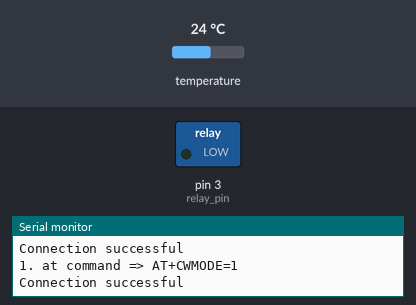
The sketch below on a simulated Arduino Uno, built with avr-gcc and run on an emulated ATmega328P. Shown: switched loads named in the sketch (green lamp = pin HIGH), the last lines printed to the serial monitor. Inputs (shaded band) come from the test bench; at power-on: temperature 24 °C. The modem accepts every AT command (registered, SIM ready, sends succeed) and sends nothing else.

Above: at 0.1 s.
At 1.3 s:
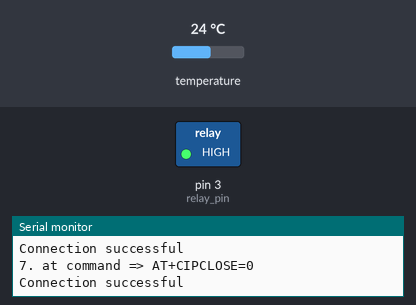
Timing chart, 0 to 2.8 s (numbered marks = the images above):
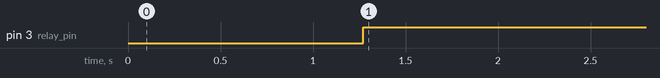

Measured:
- by itself, pin 3 (relay_pin): LOW → HIGH at 1.3 s

The sketch:

heat_mat_controller.ino
```cpp
#include <OneWire.h>               // OneWire library for temperature sensor
#include <DallasTemperature.h>     // Dallas DS18B20 sensor library
#include <SoftwareSerial.h>        // Software serial for ESP8266 communication

// Pin and network configuration
#define ONE_WIRE_BUS 2            // DS18B20 data pin connected to Arduino pin 2
OneWire oneWire(ONE_WIRE_BUS);
DallasTemperature sensors(&oneWire);
SoftwareSerial esp8266(4, 5);     // RX=4, TX=5 for ESP8266 module
#define relay_pin 3               // Relay control pin on Arduino (digital pin 3)

// WiFi credentials and ThingSpeak settings
String AP   = "Optimus";                // WiFi SSID (Access Point name)
String PASS = "3523567370717583";       // WiFi password
String API  = "7C8MLRFZPP8A3OD3";       // ThingSpeak write API Key
String HOST = "api.thingspeak.com";     // ThingSpeak API host URL
String PORT = "80";                     // HTTP port for ThingSpeak

// Globals for ESP8266 communication tracking
int countTrueCommand;
int countTimeCommand;
boolean found = false;

// Variables for temperature and relay state
int threshold = 640;    // DS18B20 raw value threshold (~640 corresponds to 40°C):contentReference[oaicite:10]{index=10}
float temp;             // latest temperature reading (raw or converted)

/**
 * Initialize serial connections and WiFi on startup
 */
void setup() {
  Serial.begin(9600);         // Serial monitor
  pinMode(relay_pin, OUTPUT); // Relay output
  esp8266.begin(115200);      // ESP8266 at 115200 baud
  // Connect to WiFi network via ESP8266 AT commands
  sendCommand("AT", 5, "OK");
  sendCommand("AT+CWMODE=1", 5, "OK");
  sendCommand("AT+CWJAP=\"" + AP + "\",\"" + PASS + "\"", 10, "OK");
}

/**
 * Main loop: read temperature, control relay, and send data to cloud.
 */
void loop() {
  // Request temperature from sensor
  sensors.requestTemperatures();
  float currentC = sensors.getTempCByIndex(0);
  Serial.print("Temperature is: ");
  Serial.print(currentC);
  Serial.println(" °C");

  // Prepare data string for ThingSpeak (fields: temperature and relay status):contentReference[oaicite:11]{index=11}
  int relayState = (temp > threshold ? 0 : 1);  // determine relay state (using last raw temp reading)
  String getData = "GET /update?api_key=" + API
                   + "&field1=" + currentC
                   + "&field2=" + relayState;
  // Send data via ESP8266 (AT commands sequence)
  sendCommand("AT+CIPMUX=1", 5, "OK");
  sendCommand("AT+CIPSTART=0,\"TCP\",\"" + HOST + "\"," + PORT, 10, "OK");
  sendCommand("AT+CIPSEND=0," + String(getData.length() + 4), 4, ">");
  esp8266.println(getData);
  delay(100);
  countTrueCommand++;
  sendCommand("AT+CIPCLOSE=0", 5, "OK");

  // Manual raw reading of DS18B20 (alternative method to get `temp` in 1/16 °C units)
  byte addr[8];
  if (!oneWire.search(addr)) {
    oneWire.reset_search();
    delay(250);
    return;
  }
  oneWire.reset();
  oneWire.select(addr);
  oneWire.write(0x44, 1);       // start temperature conversion
  delay(100);
  oneWire.reset();
  oneWire.select(addr);
  oneWire.write(0xBE);          // read scratchpad
  byte data[9];
  for (byte i = 0; i < 9; i++) {
    data[i] = oneWire.read();
  }
  // Combine bytes into raw temperature value and control the relay based on threshold
  temp = (data[1] << 8) + data[0];  // raw temperature (16-bit)
  if (temp > threshold) {
    digitalWrite(relay_pin, LOW);   // turn OFF heating mat (reached target temp)
  } else {
    digitalWrite(relay_pin, HIGH);  // turn ON heating mat
  }
}

/**
 * Helper function to return the current relay status as 0 or 1.
 * (0 = OFF, 1 = ON)
 */
int datarelay() {
  if (temp > threshold) {
    return 0;  // relay OFF
  } else {
    return 1;  // relay ON
  }
}

/**
 * Send an AT command to the ESP8266 and wait for a specific reply.
 * Prints the status of each command to Serial for debugging.
 */
void sendCommand(String command, int maxTime, char readReply[]) {
  Serial.print(countTrueCommand);
  Serial.print(". at command => ");
  Serial.println(command);
  // Send command to ESP8266
  found = false;
  countTimeCommand = 0;
  while (countTimeCommand < (maxTime * 1)) {  // (maxTime * 1) yields loop count in 0.1s units
    esp8266.println(command);
    if (esp8266.find(readReply)) {  // got the expected reply
      found = true;
      break;
    }
    countTimeCommand++;
  }
  // Report status
  if (found == true) {
    Serial.println("Connection successful");
    countTrueCommand++;
  } else {
    Serial.println("No Connection");
    countTrueCommand = 0;
  }
}
```
